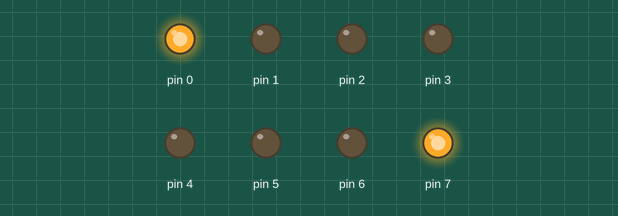
The sketch below on a simulated Arduino Uno, built with avr-gcc and run on an emulated ATmega328P. Shown: output pins drawn as LEDs (lit = HIGH).

Above: at 0.2 s.
At 1.2 s:
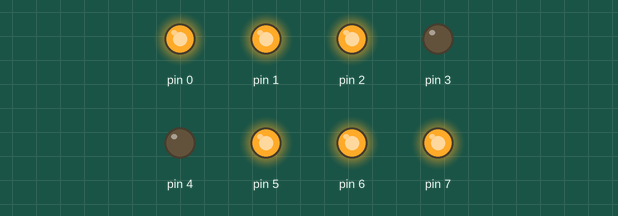
At 2.2 s:
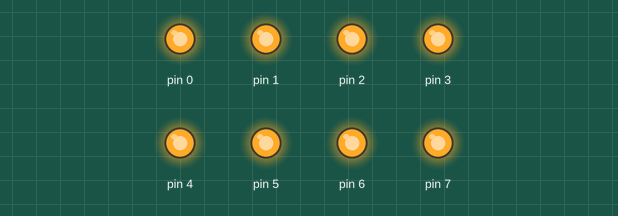
At 4.7 s:
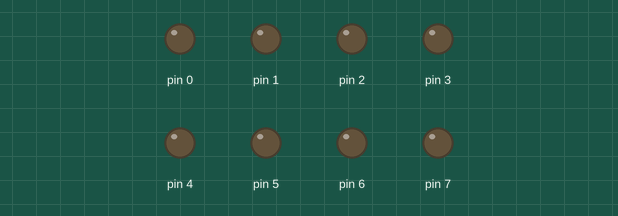
At 5.7 s:
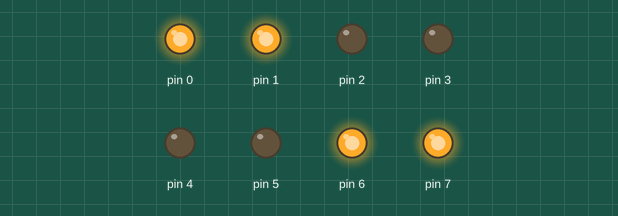
Timing chart, 0 to 6.5 s (numbered marks = the images above):
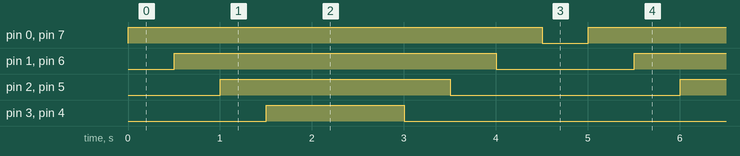

The sketch:

seta.ino
```cpp
#define F_CPU 16000000UL
#include <avr/io.h>
#include <util/delay.h>

int main(void){
  DDRD = 0b11111111;
  PORTD = 0;

  while(1){

    // Liga os leds
    for(int i=0; i<4; i++){

      // do 0 até o 3
      PORTD ^= (1<<i);

      // do 7 até o 4
      PORTD ^= (1<<7-i);

      _delay_ms(500);
    }

    _delay_ms(1000);

    // Desliga os leds
    for(int i=3; i>=0; i--){

      // do 3 até o 0
      PORTD ^= (1<<i);

      // do 4 até o 7
      PORTD ^= (1<<7-i);

      _delay_ms(500);
    }

  }

}
```

Measured:
- by itself, pin 0, pin 7: alternates HIGH for 4.5 s and LOW for 0.50 s
- by itself, pin 1, pin 6: alternates HIGH for 3.5 s and LOW for 1.5 s
- by itself, pin 2, pin 5: alternates HIGH for 2.5 s and LOW for 2.5 s
- by itself, pin 3, pin 4: alternates HIGH for 1.5 s and LOW for 3.5 s
